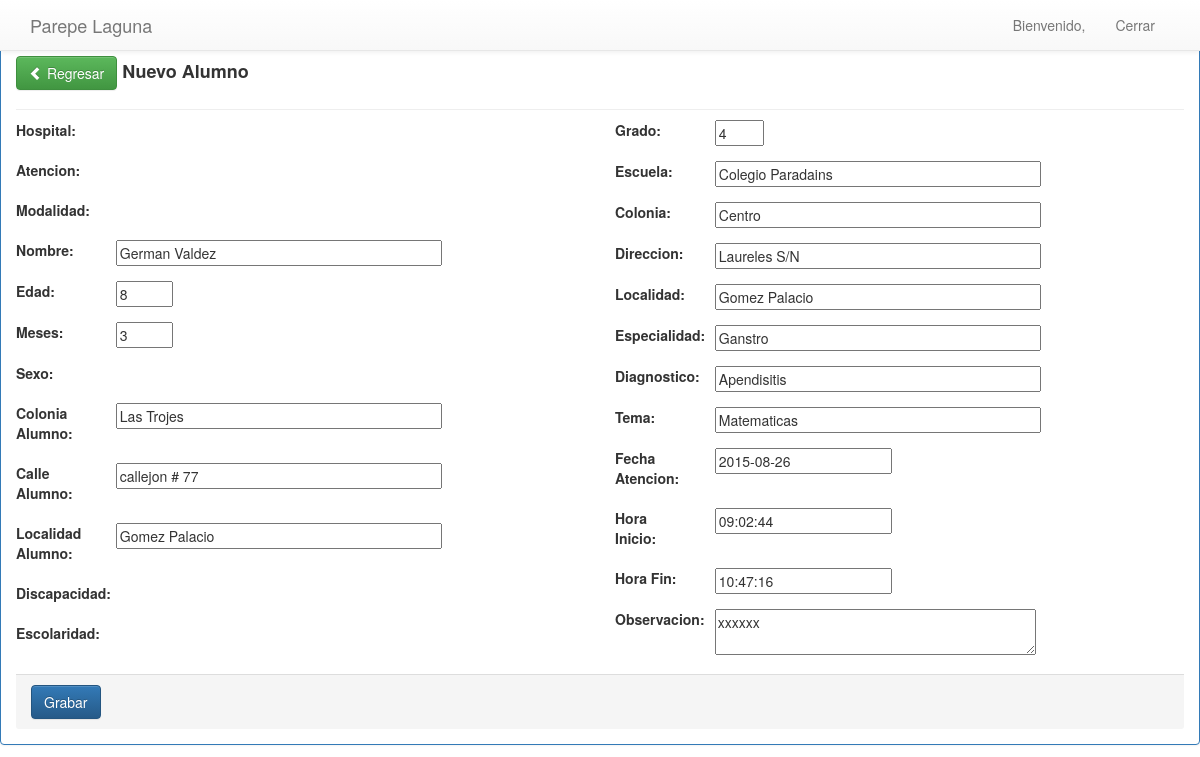
Page /updatealumno/16/ on the committed database.
### apps/principal/models.py (models this page shows, shortened)
class TimeStampModel(models.Model):
    user     = models.ForeignKey(settings.AUTH_USER_MODEL,null=True,blank=True)
    fecha    = models.DateTimeField(auto_now_add=True)
    modified = models.DateTimeField(auto_now=True)
    class Meta:
        abstract = True

class Alumno(TimeStampModel):
    Opsexo = (
        ('H', 'Hombre'),
        ('M', 'Mujer'),
        )
    Op2 = (
        ('Si', 'Si'),
        ('No', 'No'),
        )
    opesc=(
        ('Preescolar','Preescolar'),
        ('Primaria' ,'Primaria'),
        ('Secundaria','Secundaria'),
        ('No Estudia y tiene edad escolar',  'No Estudia y tiene edad escolar'),
        ('Bachillerato', 'Bachillerato'),
        ('No Tiene Edad escolar',  'No Tiene Edad escolar'),
        ('Cam', 'Cam'),
        ('Cil', 'Cil'),
        )
    Disca=(
        ('No', 'No'),
        ('Motriz','Motriz'),
        ('Visual', 'Visual'),
        ('Auditiva', 'Auditiva'),
        ('Intelectual', 'Intelectual'),
        ('Otra', 'Otra'),
        )
    tp =(
            ('Pediatria','Pediatria'),
            ('ConsultaExt','Consulta Externa'),
            ('AtencionDom','Atencion Domiciliaria'),
        )
    at = (
            ('Pedagogia','Pedagogia'),
            ('Psicologia','Psicologia'),
        )
    folio = models.IntegerField()
    hospital = models.ForeignKey('Hospital')
    atencion = models.CharField(max_length=10,null=True,blank=True,choices=at)
    ciclo = models.ForeignKey('Cicloescolar',default=1)
    modalidad = models.CharField(max_length=25,null=True,default=True,choices=tp)
    nombre = models.CharField(max_length=180)
    edad = models.IntegerField()
    meses = models.IntegerField()
    sexo = models.CharField(max_length=1,choices=Opsexo)
    coloniaal = models.CharField(max_length=100)
    callenumal = models.CharField(max_length=100)
    localidadal = models.CharField(max_length=80)
    discapacidad = models.CharField(max_length=12,choices=Disca)
    grado = models.IntegerField()
    escolaridad = models.CharField(max_length=40,choices=opesc)
    escuela = models.CharField(max_length=100)
    coloniaesc = models.CharField(max_length=80)
    direccionesc = models.CharField(max_length=120, null=True,blank=True)
    localidadesc = models.CharField(max_length=100)
    especialidad = models.CharField(max_length=80)
    diagnostico = models.CharField(max_length=80)
    fechaatencion  = models.DateField()
    horainicio = models.TimeField()
    horafin = models.TimeField()
    tema = models.CharField(max_length=80)
    observacion = models.TextField()

### apps/principal/views.py (the view)
# urls.py: url(r'^updatealumno/(?P<pk>\d+)/$',views.UpdateAlumno.as_view(),name='alumno_update'),
class UpdateAlumno(UpdateView):
	template_name = 'principal/addalumno.html'
	model = Alumno
	form_class = AddAlumnoForm
	success_url = reverse_lazy('principal_app:index')
	def form_valid(self, form):
		form.instance.user = self.request.user
		return super(UpdateAlumno, self).form_valid(form)

### apps/principal/templates/principal/addalumno.html (shortened to what this page needs)
{% extends "principal/base_principal.html" %}
{% block content %}
{% include "principal/navbar.html" %}
    <form class="form-horizontal" method="post">
                <div class="panel panel-primary">
                    <div class="panel-body">
                        <div class="page-header">
                            <br>
                        <h4>
                            <a href="/" class="btn btn-success">
                            <span class="glyphicon glyphicon-chevron-left"></span> Regresar
                            </a>
                            <strong>Nuevo Alumno</strong>
                        </h4>
                        </div>
                        <div class="row">
                            <div class="col-xs-12 col-sm-6">
                                <div class="form-group">
                                    <label for="hospital" class="hidden-xs col-sm-2">Hospital:</label>
                                    <div class="col-sm-10">
                                    </div>
                                </div>
                                <div class="form-group">
                                    <label for="atencion" class="hidden-xs col-sm-2">Atencion:</label>
                                    <div class="col-sm-10">
                                    </div>
                                </div>
                                <div class="form-group">
                                    <label for="modalidad" class="hidden-xs col-sm-2">Modalidad:</label>
                                    <div class="col-sm-10">
                                    </div>
                                </div>
                                <div class="form-group">
                                    <label for="nombre" class="hidden-xs col-sm-2">Nombre:</label>
                                        <div class="col-sm-10">
                                            {{form.nombre}}
                                        </div>
                                </div>
                                <div class="form-group">
                                    <label for="edad" class="hidden-xs col-sm-2">Edad:</label>
                                    <div class="col-sm-10">
                                        {{form.edad}}
                                    </div>
                                </div>
                                <div class="form-group">
                                    <label for="meses" class="hidden-xs col-sm-2">Meses:</label>
                                    <div class="col-sm-10">
                                        {{form.meses}}
                                    </div>
                                </div>
                                <div class="form-group">
                                    <label for="sexo" class="hidden-xs col-sm-2">Sexo:</label>
                                    <div class="col-sm-10">
                                    </div>
                                </div>
                                <div class="form-group">
                                    <label for="coloniaal" class="hidden-xs col-sm-2">Colonia Alumno:</label>
                                    <div class="col-sm-10">
                                         {{form.coloniaal}}
                                    </div>
                                </div>
                                <div class="form-group">
                                    <label for="callenumal" class="hidden-xs col-sm-2">Calle Alumno:</label>
                                    <div class="col-sm-10">
                                         {{form.callenumal}}
                                    </div>
                                </div>
                                <div class="form-group">
                                    <label for="localidadal" class="hidden-xs col-sm-2">Localidad Alumno:</label>
                                    <div class="col-sm-10">
                                         {{form.localidadal}}
                                    </div>
                                </div>
                                <div class="form-group">
                                    <label for="discapacidad" class="hidden-xs col-sm-2">Discapacidad:</label>
                                    <div class="col-sm-10">
                                    </div>
                                </div>
                                <div class="form-group">
                                    <label for="escolaridad" class="hidden-xs col-sm-2">Escolaridad:</label>
                                    <div class="col-sm-10">
                                    </div>
                                </div>
                            </div>
                            <div class="col-xs-12 col-sm-6">
                                <div class="form-group">
                                    <label for="grado" class="hidden-xs col-sm-2">Grado:</label>
                                    <div class="col-sm-10">
                                        {{form.grado}}
                                    </div>
                                </div>
                                <div class="form-group">
                                    <label for="escuela" class="hidden-xs col-sm-2">Escuela:</label>
                                    <div class="col-sm-10">
                                        {{form.escuela}}
                                    </div>
                                </div>
                                <div class="form-group">
                                    <label for="coloniaesc" class="hidden-xs col-sm-2">Colonia:</label>
                                    <div class="col-sm-10">
                                        {{form.coloniaesc}}
                                    </div>
                                </div>
                                <div class="form-group">
                                    <label for="direccionesc" class="hidden-xs col-sm-2">Direccion:</label>
                                    <div class="col-sm-10">
                                        {{form.direccionesc}}
                                    </div>
                                </div>
                                <div class="form-group">
                                    <label for="localidadesc" class="hidden-xs col-sm-2">Localidad:</label>
                                    <div class="col-sm-10">
                                        {{form.localidadesc}}
                                    </div>
                                </div>
                                <div class="form-group">
                                    <label for="especialidad" class="hidden-xs col-sm-2">Especialidad:</label>
                                    <div class="col-sm-10">
                                        {{form.especialidad}}
                                    </div>
                                </div>
                                <div class="form-group">
                                    <label for="diagnostico" class="hidden-xs col-sm-2">Diagnostico:</label>
                                    <div class="col-sm-10">
                                        {{form.diagnostico}}
                                    </div>
                                </div>
                                <div class="form-group">
                                    <label for="tema" class="hidden-xs col-sm-2">Tema:</label>
                                    <div class="col-sm-10">
                                        {{form.tema}}
                                    </div>
                                </div>
                                <div class="form-group">
                                    <label for="fechaatencion" class="hidden-xs col-sm-2">Fecha Atencion:</label>
                                    <div class="col-sm-10">
                                        {{form.fechaatencion}}
                                    </div>
                                </div>
                                <div class="form-group">
                                    <label for="horainicio" class="hidden-xs col-sm-2">Hora Inicio:</label>
                                    <div class="col-sm-10">
                                        {{form.horainicio}}
                                    </div>
                                </div>
                                <div class="form-group">
                                    <label for="horafin" class="hidden-xs col-sm-2">Hora Fin:</label>
                                    <div class="col-sm-10">
                                        {{form.horafin}}
                                    </div>
                                </div>
                                <div class="form-group">
                                    <label for="observacion" class="hidden-xs col-sm-2">Observacion:</label>
                                    <div class="col-sm-10">
                                        {{form.observacion}}
                                    </div>
                                </div>
                            </div>
                        </div>
                        <div class="panel-footer color-footer">
                            <button type="submit" class="btn btn-primary">
                                 Grabar
                            </button>
                        </div>
                    </div>
                </div>
            </form>
{%endblock%}

### apps/principal/static/css/estilos.css (style rules this page uses)
body { margin-top: 60px; }
.page-header { margin: 10px 0 10px !important; font-weight: bolder; }

### apps/principal/static/css/sb-admin.css (style rules this page uses)
@media (min-width:768px) { body { margin-top: 2px; } }

### rows in the picture
Alumno: nombre "German Valdez", edad "8", meses "3", coloniaal "Las Trojes", callenumal "callejon # 77", localidadal "Gomez Palacio", grado "4", escuela "Colegio Paradains", coloniaesc "Centro", direccionesc "Laureles S/N", localidadesc "Gomez Palacio", especialidad "Ganstro", diagnostico "Apendisitis", tema "Matematicas", fechaatencion "2015-08-26", horainicio "09:02:44", horafin "10:47:16", observacion "xxxxxx"
